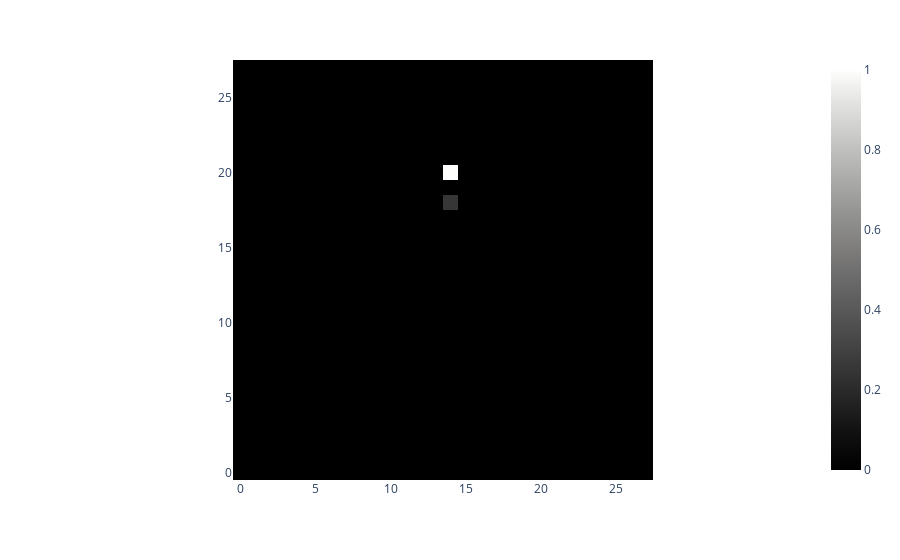

The code cell stored with this chart in its notebook:
### Markdown cell above
### Reviewing 2d tests

### Code cell
image_2d = torch.zeros((28, 28), dtype=torch.float32)
image_2d[18, 14] = 1
image_2d = image_2d.float()

result_2d = rotate_then_shift_image_2d(
    image=image_2d,
    rotate=0,
    shift=[2, 0],
    interpolation="bicubic",
)

# sanity check, array center which was 4 voxels below the dot should now be 1
# assert image[12, 12] == 0
# assert result[16, 10] == 1
# assert result[18, 14] == 0
print(image_2d[20,14])
print(image_2d[18,14])
print(result_2d[20,14])
px.imshow(result_2d + image_2d * 0.25, origin='lower', color_continuous_scale='gray')

### Figure 1 — Plotly figure (JSON) as saved in the notebook; plotly's stock layout.template omitted (floating-point values rounded to 4 significant figures; data arrays with more than 128 entries replaced by an {"elided": "..."} marker saying what was removed)
{"data": [{"coloraxis": "coloraxis", "hovertemplate": "x: %{x}<br>y: %{y}<br>color: %{z}<extra></extra>", "name": "0", "type": "heatmap", "xaxis": "x", "yaxis": "y", "z": {"elided": "28x28 float values"}}], "layout": {"coloraxis": {"colorscale": [[0, "rgb(0, 0, 0)"], [0.09091, "rgb(16, 16, 16)"], [0.1818, "rgb(38, 38, 38)"], [0.2727, "rgb(59, 59, 59)"], [0.3636, "rgb(81, 80, 80)"], [0.4545, "rgb(102, 101, 101)"], [0.5455, "rgb(124, 123, 122)"], [0.6364, "rgb(146, 146, 145)"], [0.7273, "rgb(171, 171, 170)"], [0.8182, "rgb(197, 197, 195)"], [0.9091, "rgb(224, 224, 223)"], [1, "rgb(254, 254, 253)"]]}, "margin": {"t": 60}, "xaxis": {"anchor": "y", "constrain": "domain", "domain": [0, 1], "scaleanchor": "y"}, "yaxis": {"anchor": "x", "autorange": true, "constrain": "domain", "domain": [0, 1]}}}
